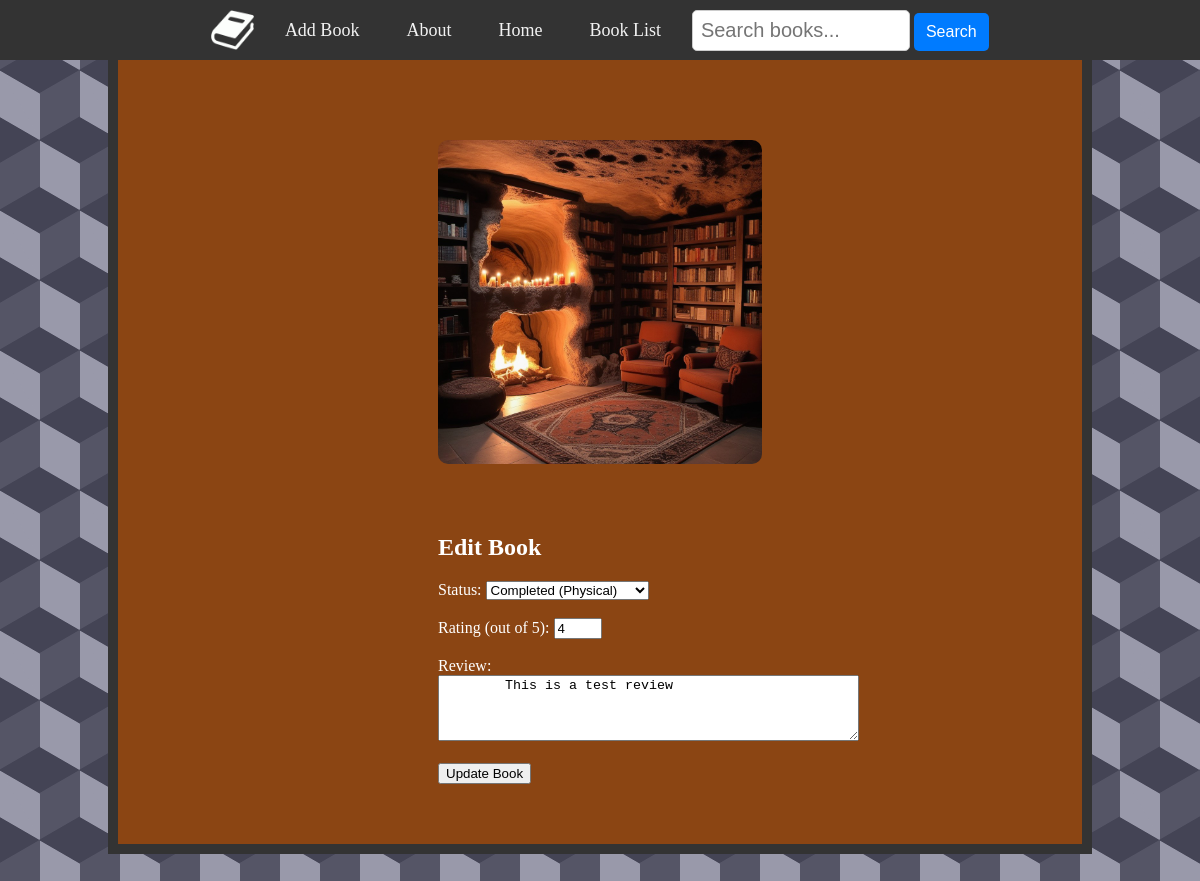
The app's page /public/pages/update_book.php?id=1 with its own data.
### tables this page shows
CREATE TABLE `books` (
  `id` int(11) NOT NULL,
  `title` varchar(255) NOT NULL,
  `author` varchar(255) NOT NULL,
  `publish_year` year(4) DEFAULT NULL,
  `genre` varchar(100) DEFAULT NULL,
  `status` varchar(100) DEFAULT 'In Progress',
  `page_count` int(10) UNSIGNED DEFAULT NULL,
  `listen_time` int(10) UNSIGNED DEFAULT NULL,
  `rating` int(11) DEFAULT NULL CHECK (`rating` between 1 and 5),
  `review` text DEFAULT NULL,
  `created_at` date NOT NULL,
  `updated_at` timestamp NOT NULL DEFAULT current_timestamp() ON UPDATE current_timestamp()
);

### public/pages/update_book.php (the view, shortened to what this page needs)
<?php
require_once '../../includes/creds.php';
if (isset($_GET['id']) && is_numeric($_GET['id'])) {
    $book_id = $_GET['id'];
    try {
        $stmt = $pdo->prepare("SELECT review, status, rating FROM books WHERE id = :id");
        $stmt->bindParam(':id', $book_id, PDO::PARAM_INT);
        $stmt->execute();
        $book = $stmt->fetch();
    } catch (PDOException $e) {
        echo "Error: " . $e->getMessage();
    }
}
?>
<!DOCTYPE html>
<html lang="en">
<head>
    <link rel="stylesheet" href="../assets/styles.css">
</head>
<body>
<div class="navbar">
    <img src="../assets/whiteBookIcon.png" alt="White Book Icon">
    <a href="add_book.php">Add Book</a>
    <a href="#news">About</a>
    <a href="../../index.php">Home</a>
    <a href="search_book.php">Book List</a>
    <form method="GET" action="search_book.php">
    <input type="text" name="search" placeholder="Search books..." value="<?= $_GET['search'] ?? '' ?>">
        <button type="submit">Search</button>
    </form>
</div>
<div class="titleBar">
    <div class="container">
    <img class="container__image" src="../assets/fireplace.jpg" alt="Cave Fire Place">
    <div class="container__text">
    <h2>Edit Book</h2>
    <form action="../../includes/update.php" method="POST">
        <label for="status">Status:</label>
        <select name="status">
            <option value="Completed (Physical)" <?= ($book['status'] == "Completed (Physical)") ? 'selected' : '' ?>>Completed
                (Physical)</option>
        </select><br><br>
        <label for="rating">Rating (out of 5):</label>
        <input value="<?= $book['rating'] ?>" type="number" name="rating" step="1" min="0" max="5"><br><br>
        <label for="review">Review:</label>
        <textarea name="review" rows="4" cols="50" placeholder="Write your review here...">
        <?php echo htmlspecialchars($book['review']); ?>
        </textarea><br><br>
        <button type="submit">Update Book</button>
    </form>
</div>
</div>
</div>
</body>
</html>

### public/assets/styles.css (style rules this page uses)
body { background-color: #556; background-image: linear-gradient(30deg, #445 12%, transparent 12.5%, transparent 87%, #445 87.5%, #445), linear-gradient(150deg, #445 12%, transparent 12.5%, transparent 87%, #445 87.5%, #445), linear-gradient(30deg, #445 12%, transparent 12.5%, transparent 87%, #445 87.5%, #445), linear-gradient(150deg, #445 12%, transparent 12.5%, transparent 87%, #445 87.5%, #445), linear-gradient(60deg, #99a 25%, transparent 25.5%, transparent 75%, #99a 75%, #99a), linear-gradient(60deg, #99a 25%, transparent 25.5%, transparent 75%, #99a 75%, #99a); background-size: 80px 140px; background-position: 0 0, 0 0, 40px 70px, 40px 70px, 0 0, 40px 70px; color: white; }
a { color: lightblue }
.navbar { width: 100%; height: 60px; background-color: #333; display: flex; align-items: center; justify-content: center; gap: 15px; position: fixed; top: 0; left: 0; right: 0; z-index: 1000; }
.navbar img { max-height: 40px; width: auto; }
.navbar a { color: #f2f2f2; text-align: center; text-decoration: none; font-size: 18px; padding: 10px 16px; }
.navbar input[type="text"] { padding: 8px; font-size: 20px; border: 1px solid #ccc; width: 200px; border-radius: 5px; background-color: white; color: black; }
.navbar button { padding: 10px 12px; font-size: 16px; border: none; background-color: #007bff; color: white; cursor: pointer; border-radius: 5px; }
.titleBar { border: 10px solid #333; margin: 50px 100px 80px 100px; background-color: saddlebrown; padding: 20px; }
.container { padding: 60px 300px 40px; max-width: 1000px; display: flex; flex-wrap: wrap; gap: 50px; align-items: center; }
.container__image { border: #333; border-radius: 10px; width: 100%; max-width: 500px; height: auto; flex: 1 1 200px; }
.container__text { flex: 2 1 450px; }

### records on screen
books: status "Completed (Physical)", rating "4", review "This is a test review"
